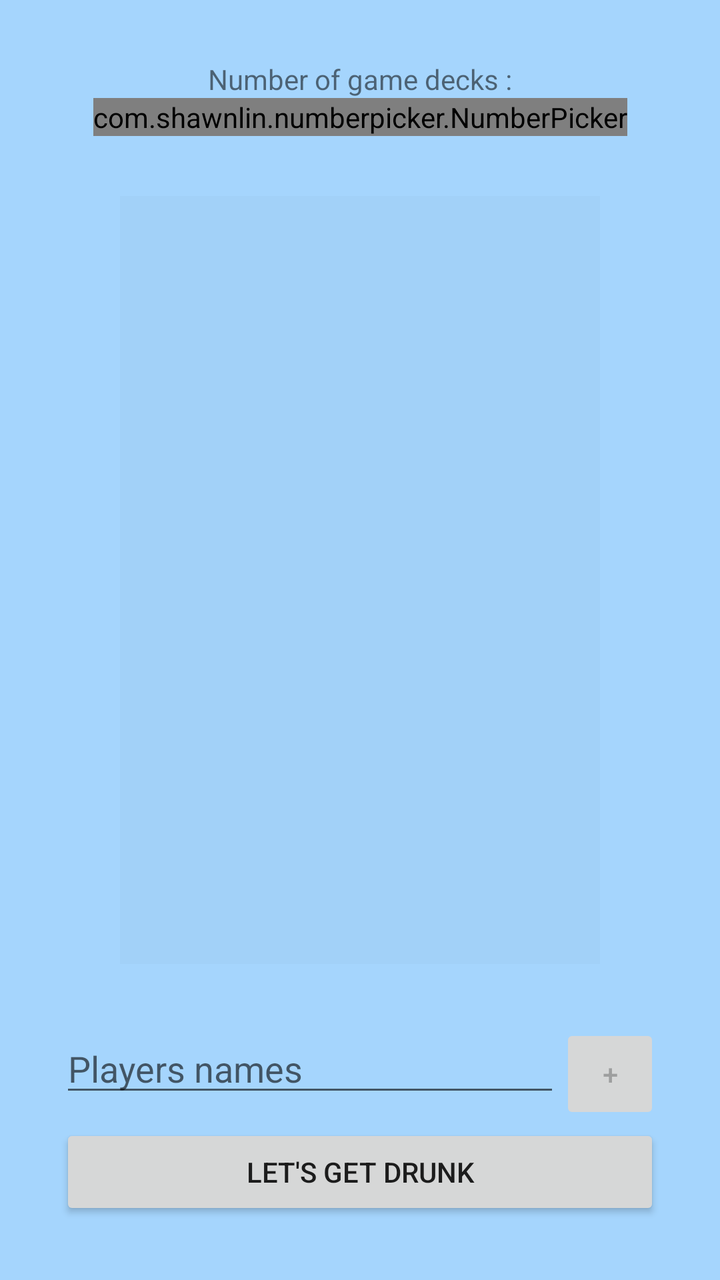
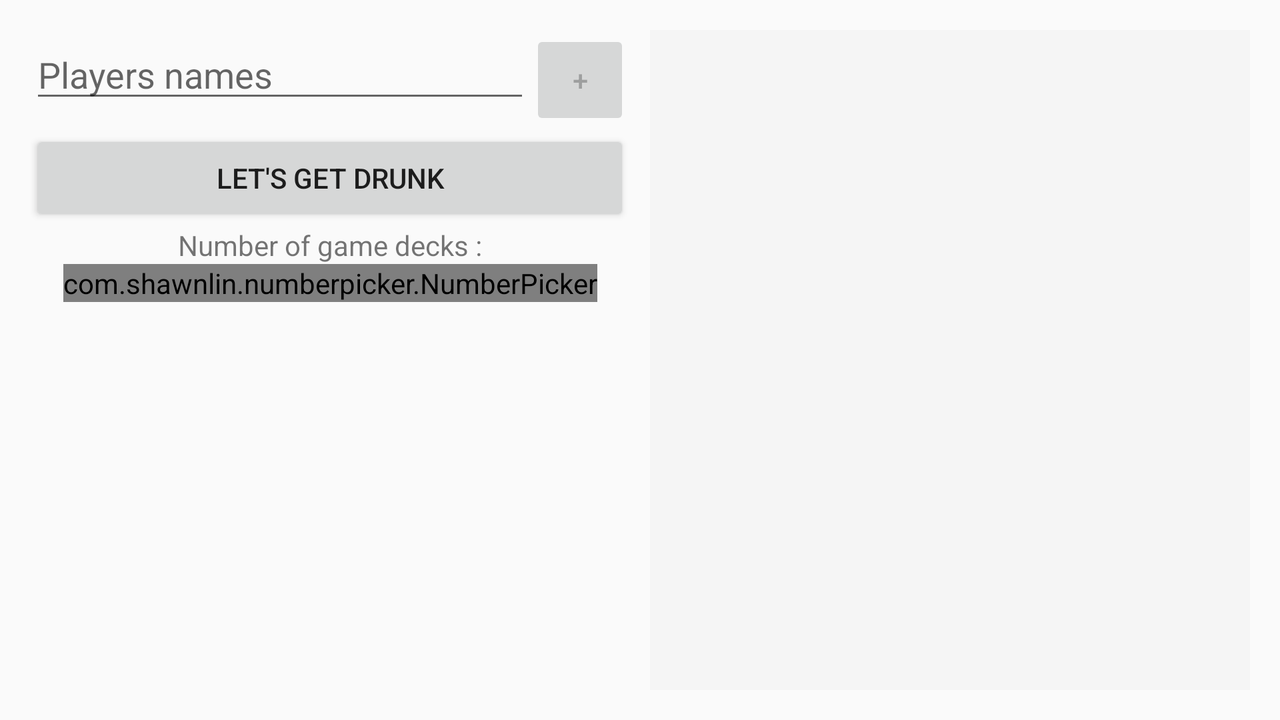

One screen, two layout resources from the same app: the default and the repository's alternative for another configuration. Each is rendered where Android would select it; the XML of both is given below.
<!-- AndroidManifest.xml: application theme RedOrBlack -->
<!-- res/layout/activity_player_selection.xml -->
<?xml version="1.0" encoding="utf-8"?>
<android.support.constraint.ConstraintLayout xmlns:android="http://schemas.android.com/apk/res/android"
    xmlns:app="http://schemas.android.com/apk/res-auto"
    xmlns:tools="http://schemas.android.com/tools"
    android:layout_width="match_parent"
    android:layout_height="match_parent"
    android:orientation="vertical"
    android:padding="30dp"
    tools:context="com.stl.tpalt.redorblack.PlayerSelection"
    android:background="#74AF">

    <android.support.constraint.ConstraintLayout
        android:id="@+id/layout_nbdecks"
        android:layout_width="match_parent"
        android:layout_height="wrap_content"
        app:layout_constraintTop_toTopOf="parent">

        <TextView
            android:id="@+id/tv_nbdecks"
            android:layout_width="0dp"
            android:layout_height="wrap_content"
            android:gravity="center"
            android:text="@string/textview_nbdecks"
            app:layout_constraintTop_toTopOf="parent"
            app:layout_constraintLeft_toLeftOf="parent"
            app:layout_constraintRight_toRightOf="parent"/>

        <com.shawnlin.numberpicker.NumberPicker
            android:id="@+id/number_picker"
            android:layout_width="wrap_content"
            android:layout_height="wrap_content"
            android:layout_centerInParent="true"
            app:np_width="150dp"
            app:np_height="50dp"
            app:np_dividerColor="@color/transparent"
            app:np_max="1"
            app:np_min="1"
            app:np_selectedTextColor="@color/numberpicker_selected"
            app:np_selectedTextSize="@dimen/numberpicker_selected"
            app:np_textColor="@color/numberpicker_others"
            app:np_textSize="@dimen/text_size"
            app:np_value="1"
            app:np_orientation="horizontal"
            app:np_scrollerEnabled="true"
            app:np_fadingEdgeEnabled="false"
            app:np_dividerThickness="0.25pt"
            app:np_wrapSelectorWheel="false"
            app:layout_constraintRight_toRightOf="parent"
            app:layout_constraintLeft_toLeftOf="parent"
            app:layout_constraintTop_toBottomOf="@id/tv_nbdecks" />
    </android.support.constraint.ConstraintLayout>

    <ListView
        android:id="@+id/listview_playerlist"
        android:layout_width="match_parent"
        android:layout_height="0dp"
        app:layout_constraintBottom_toTopOf="@id/layout_newplayer"
        app:layout_constraintTop_toBottomOf="@id/layout_nbdecks"
        android:layout_margin="30dp"
        android:divider="@drawable/listview_divider"
        android:background="#05000000"/>

    <android.support.constraint.ConstraintLayout
        android:id="@+id/layout_newplayer"
        android:layout_width="match_parent"
        android:layout_height="wrap_content"
        app:layout_constraintBottom_toTopOf="@+id/button_startgame">

        <Button
            android:id="@+id/button_add"
            android:layout_width="50dp"
            android:layout_height="50dp"
            android:text="@string/button_add"
            android:enabled="false"
            app:layout_constraintRight_toRightOf="parent" />

        <EditText
            android:id="@+id/input_playername"
            android:layout_width="0dp"
            android:layout_height="match_parent"
            android:hint="@string/hint_addplayer"
            android:inputType="textPersonName"
            app:layout_constraintLeft_toLeftOf="parent"
            app:layout_constraintRight_toLeftOf="@id/button_add" />

    </android.support.constraint.ConstraintLayout>

    <Button
        android:id="@+id/button_startgame"
        android:layout_width="0dp"
        android:layout_height="wrap_content"
        android:text="@string/button_launchgame"
        app:layout_constraintBottom_toBottomOf="parent"
        app:layout_constraintLeft_toLeftOf="parent"
        app:layout_constraintRight_toRightOf="parent" />

</android.support.constraint.ConstraintLayout>
<!-- resources referenced by this layout -->
<resources>
  <color name="numberpicker_others">#882d764d</color>
  <color name="numberpicker_selected">#2d764d</color>
  <color name="transparent">#00ffffff</color>
  <dimen name="numberpicker_selected">25sp</dimen>
  <dimen name="text_size">10dp</dimen>
  <!-- drawable listview_divider: png bitmap (drawable, 322 bytes) -->
  <string name="button_add">+</string>
  <string name="button_launchgame">Let\'s get drunk</string>
  <string name="hint_addplayer">Players names</string>
  <string name="textview_nbdecks">Number of game decks :</string>
  <style name="RedOrBlack" parent="Theme.AppCompat.Light.DarkActionBar">
          <item name="android:windowNoTitle">true</item>
          <item name="android:windowActionBar">false</item>
          <item name="android:windowFullscreen">true</item>
          <item name="android:windowContentOverlay">@null</item>
          <item name="windowActionBar">false</item>
          <item name="windowNoTitle">true</item>
      </style>
</resources>
<!-- res/layout-land/activity_player_selection.xml (the repository's variant of the layout above) -->
<!-- drawn on the phone turned sideways -->
<?xml version="1.0" encoding="utf-8"?>
<LinearLayout xmlns:android="http://schemas.android.com/apk/res/android"
    android:layout_width="match_parent"
    android:layout_height="match_parent"
    xmlns:tools="http://schemas.android.com/tools"
    xmlns:app="http://schemas.android.com/apk/res-auto"
    android:padding="10dp"
    tools:context="com.stl.tpalt.redorblack.activities.PlayerSelectionActivity">

    <LinearLayout
        android:layout_width="0dp"
        android:layout_height="match_parent"
        android:layout_weight="1"
        android:layout_margin="5dp"
        android:orientation="vertical">

        <android.support.constraint.ConstraintLayout
            android:id="@+id/layout_newplayer"
            android:layout_width="match_parent"
            android:layout_height="wrap_content"
            app:layout_constraintBottom_toTopOf="@+id/button_startgame">

            <Button
                android:id="@+id/button_add"
                android:layout_width="50dp"
                android:layout_height="50dp"
                android:text="@string/button_add"
                android:enabled="false"
                app:layout_constraintRight_toRightOf="parent" />

            <android.support.v7.widget.AppCompatEditText
                android:id="@+id/input_playername"
                android:layout_width="0dp"
                android:layout_height="match_parent"
                android:hint="@string/hint_addplayer"
                android:inputType="textPersonName"
                app:layout_constraintLeft_toLeftOf="parent"
                app:layout_constraintRight_toLeftOf="@id/button_add" />

        </android.support.constraint.ConstraintLayout>

        <Button
            android:id="@+id/button_startgame"
            android:layout_width="match_parent"
            android:layout_height="wrap_content"
            android:text="@string/button_launchgame"
            app:layout_constraintBottom_toBottomOf="parent"
            app:layout_constraintLeft_toLeftOf="parent"
            app:layout_constraintRight_toRightOf="parent" />

        <android.support.constraint.ConstraintLayout
            android:id="@+id/layout_nbdecks"
            android:layout_width="match_parent"
            android:layout_height="wrap_content"
            app:layout_constraintTop_toTopOf="parent">

            <TextView
                android:id="@+id/tv_nbdecks"
                android:layout_width="0dp"
                android:layout_height="wrap_content"
                android:gravity="center"
                android:text="@string/textview_nbdecks"
                app:layout_constraintTop_toTopOf="parent"
                app:layout_constraintLeft_toLeftOf="parent"
                app:layout_constraintRight_toRightOf="parent"/>

            <com.shawnlin.numberpicker.NumberPicker
                android:id="@+id/number_picker"
                android:layout_width="wrap_content"
                android:layout_height="wrap_content"
                android:layout_centerInParent="true"
                app:np_wheelItemCount="5"
                app:np_width="150dp"
                app:np_height="50dp"
                app:np_dividerColor="@color/transparent"
                app:np_max="1"
                app:np_min="1"
                app:np_selectedTextColor="@color/numberpicker_selected"
                app:np_selectedTextSize="@dimen/numberpicker_selected"
                app:np_textColor="@color/numberpicker_others"
                app:np_textSize="@dimen/text_size"
                app:np_value="1"
                app:np_orientation="horizontal"
                app:np_scrollerEnabled="true"
                app:np_fadingEdgeEnabled="false"
                app:np_dividerThickness="0.25pt"
                app:np_wrapSelectorWheel="false"
                app:layout_constraintRight_toRightOf="parent"
                app:layout_constraintLeft_toLeftOf="parent"
                app:layout_constraintTop_toBottomOf="@id/tv_nbdecks" />
        </android.support.constraint.ConstraintLayout>
        <View
            android:layout_width="0dp"
            android:layout_height="0dp"
            android:layout_weight="1"
            tools:ignore="NestedWeights" />
        <include
            android:id="@+id/settings_button"
            layout="@layout/settings_button"
            android:layout_width="48dp"
            android:layout_height="48dp"/>
    </LinearLayout>

    <LinearLayout
        android:layout_width="0dp"
        android:layout_height="match_parent"
        android:layout_weight="1"
        android:layout_margin="5dp"
        android:orientation="vertical">

        <ListView
            android:id="@+id/listview_playerlist"
            android:layout_width="match_parent"
            android:layout_height="match_parent"
            app:layout_constraintBottom_toTopOf="@id/layout_newplayer"
            app:layout_constraintTop_toBottomOf="@id/layout_nbdecks"
            android:divider="@drawable/listview_divider"
            android:background="#05000000"/>

    </LinearLayout>

    <android.support.constraint.Guideline
        android:layout_width="0dp"
        android:layout_height="match_parent" />


</LinearLayout>
<!-- res/layout/settings_button.xml (included above) -->
<?xml version="1.0" encoding="utf-8"?>
<android.support.constraint.ConstraintLayout xmlns:android="http://schemas.android.com/apk/res/android"
    xmlns:tools="http://schemas.android.com/tools"
    android:layout_width="wrap_content"
    android:layout_height="wrap_content"
    tools:context="com.stl.tpalt.redorblack.activities.WelcomeActivity">

    <ImageButton
        android:id="@+id/settings"
        android:layout_width="40dp"
        android:layout_height="40dp"
        android:layout_margin="20dp"
        android:adjustViewBounds="true"
        android:background="@drawable/settings"
        tools:ignore="ContentDescription"
        android:onClick="goToSettings"/>

</android.support.constraint.ConstraintLayout>
